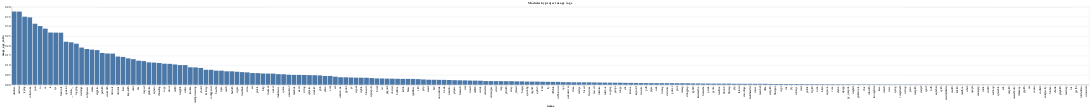

Notebook source saved alongside this figure:
### Markdown cell above
## Modules sorted by project usage / age

### Code cell
df["usage_age_ratio"] = df["project_count"] / df["age"]

import altair as alt

alt.Chart(df).mark_bar().encode(
    alt.X("name:N", sort="-y"),
    alt.Y("usage_age_ratio:Q"),
    tooltip=["name", "usage_age_ratio"]
).properties(
    title="Modules by project usage / age"
)

### Figure 1 — Vega-Lite specification as saved in the notebook (floating-point values rounded to 4 significant figures; data arrays with more than 128 entries replaced by an {"elided": "..."} marker saying what was removed)
{"config": {"view": {"continuousWidth": 400, "continuousHeight": 300}}, "data": {"name": "data-fbccfe3828a1c06ef1c846585bd00264"}, "mark": "bar", "encoding": {"tooltip": [{"type": "nominal", "field": "name"}, {"type": "quantitative", "field": "usage_age_ratio"}], "x": {"type": "nominal", "field": "name", "sort": "-y"}, "y": {"type": "quantitative", "field": "usage_age_ratio"}}, "title": "Modules by project usage / age", "$schema": "https://vega.github.io/schema/vega-lite/v4.8.1.json", "datasets": {"data-fbccfe3828a1c06ef1c846585bd00264": {"elided": "208 records"}}}
